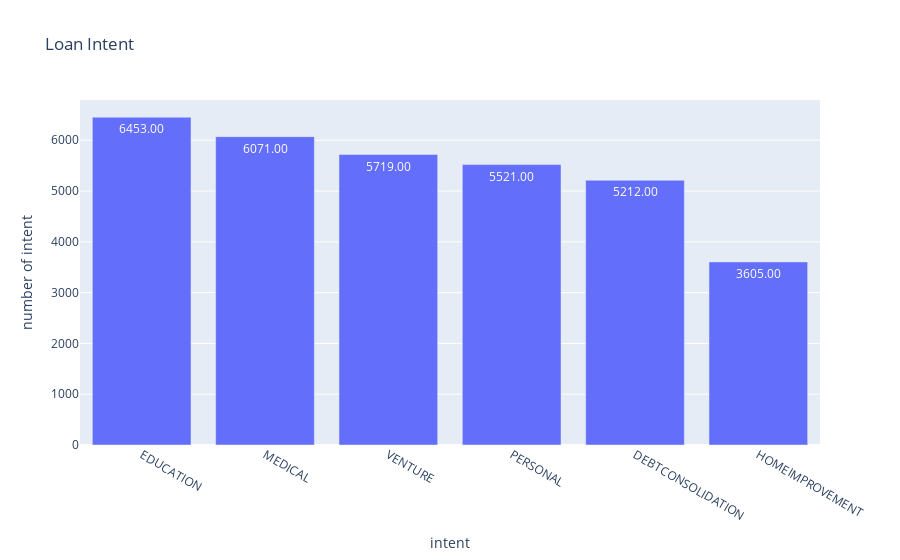

Notebook code cell kept with this figure:
### Code cell
loan_intent_count = df.loan_intent.value_counts()
# plt.rcParams['figure.figsize'] = (15, 8)
# sns.barplot(loan_intent_count.index, loan_intent_count.values)

fig = px.bar(loan_intent_count, x=loan_intent_count.index, 
             y=loan_intent_count.values,
            title='Loan Intent',
            text_auto='.2f',
            labels={'index': 'intent', 'y': 'number of intent'})

fig.show()

### Figure 1 — Plotly figure (JSON) as saved in the notebook; plotly's stock layout.template omitted (floating-point values rounded to 4 significant figures)
{"data": [{"alignmentgroup": "True", "hovertemplate": "intent=%{x}<br>number of intent=%{y}<extra></extra>", "legendgroup": "", "marker": {"color": "#636efa", "pattern": {"shape": ""}}, "name": "", "offsetgroup": "", "orientation": "v", "showlegend": false, "textposition": "auto", "texttemplate": "%{y:.2f}", "type": "bar", "x": ["EDUCATION", "MEDICAL", "VENTURE", "PERSONAL", "DEBTCONSOLIDATION", "HOMEIMPROVEMENT"], "xaxis": "x", "y": [6453, 6071, 5719, 5521, 5212, 3605], "yaxis": "y"}], "layout": {"barmode": "relative", "legend": {"tracegroupgap": 0}, "title": {"text": "Loan Intent"}, "xaxis": {"anchor": "y", "domain": [0, 1], "title": {"text": "intent"}}, "yaxis": {"anchor": "x", "domain": [0, 1], "title": {"text": "number of intent"}}}}
